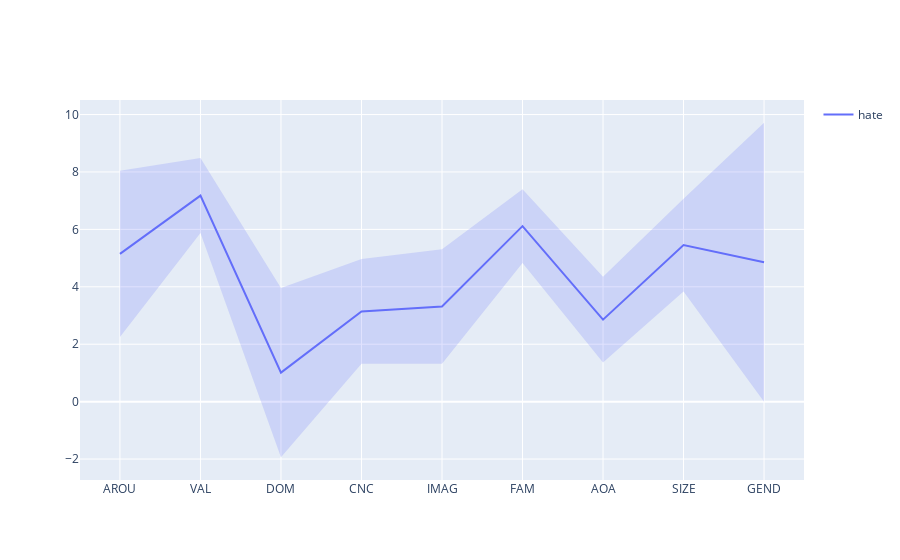

Notebook source saved alongside this figure:
### Code cell
viz_GlasgowR(['hate'], df)

### Figure 1 — Plotly figure (JSON) as saved in the notebook; plotly's stock layout.template omitted (floating-point values rounded to 4 significant figures)
{"data": [{"line": {"color": "#636EFA"}, "mode": "lines", "name": "hate", "showlegend": true, "type": "scatter", "x": [1, 2, 3, 4, 5, 6, 7, 8, 9], "y": [5.147, 7.177, 1.012, 3.143, 3.314, 6.114, 2.857, 5.455, 4.857]}, {"fill": "toself", "fillcolor": "rgba(99, 110, 250, 0.2)", "hoverinfo": "skip", "line": {"color": "rgba(255,255,255,0)"}, "showlegend": false, "type": "scatter", "x": [1, 2, 3, 4, 5, 6, 7, 8, 9, 9, 8, 7, 6, 5, 4, 3, 2, 1], "y": [8.039, 8.483, 3.961, 4.966, 5.311, 7.396, 4.353, 7.071, 9.714, 0, 3.839, 1.361, 4.832, 1.317, 1.32, -1.937, 5.871, 2.255]}], "layout": {"xaxis": {"tickmode": "array", "ticktext": ["AROU", "VAL", "DOM", "CNC", "IMAG", "FAM", "AOA", "SIZE", "GEND"], "tickvals": [1, 2, 3, 4, 5, 6, 7, 8, 9]}}}
